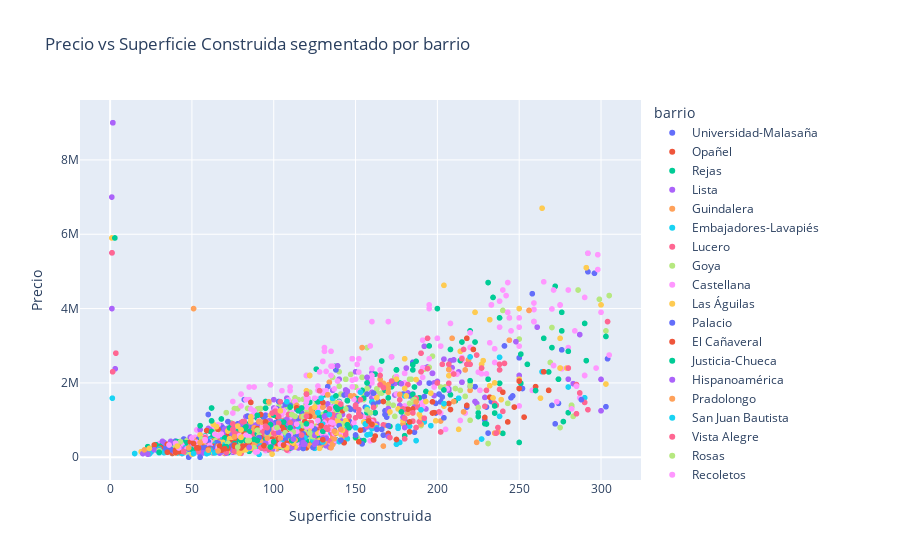
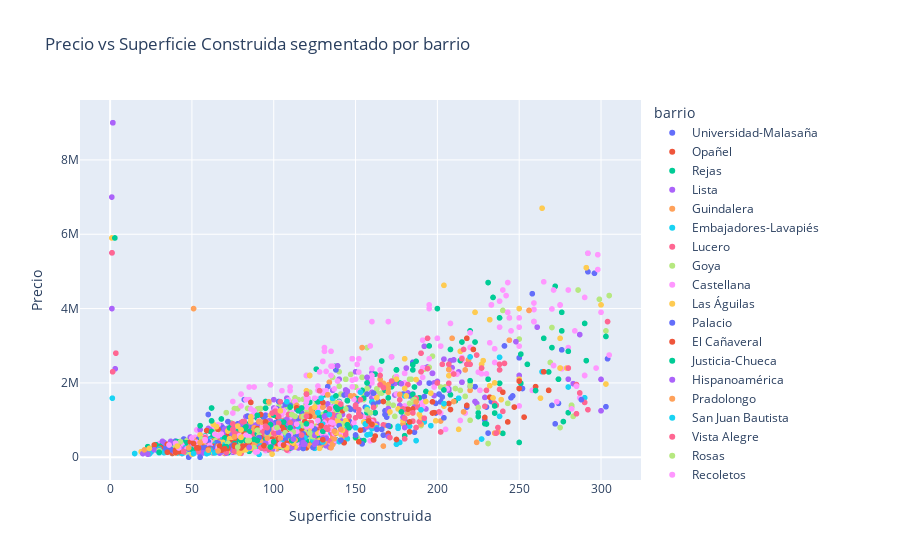

The code cell stored with these charts, in order, in its notebook:
### Markdown cell above
<span style="color: blue">Grafico el precio por metro cuadrado por barrio</span>

### Code cell
# Grafico el precio por metro cuadrado por barrio


fig = px.scatter(
    df,
    x='Superficie construida',
    y='price_eur',
    color='barrio', 
    hover_data=['price_eur', 'Superficie construida', 'barrio'], 
    title='Precio vs Superficie Construida segmentado por barrio',
    labels={'superficie_construida': 'Superficie Construida (m²)', 'price_eur': 'Precio'}
)

fig.show()
